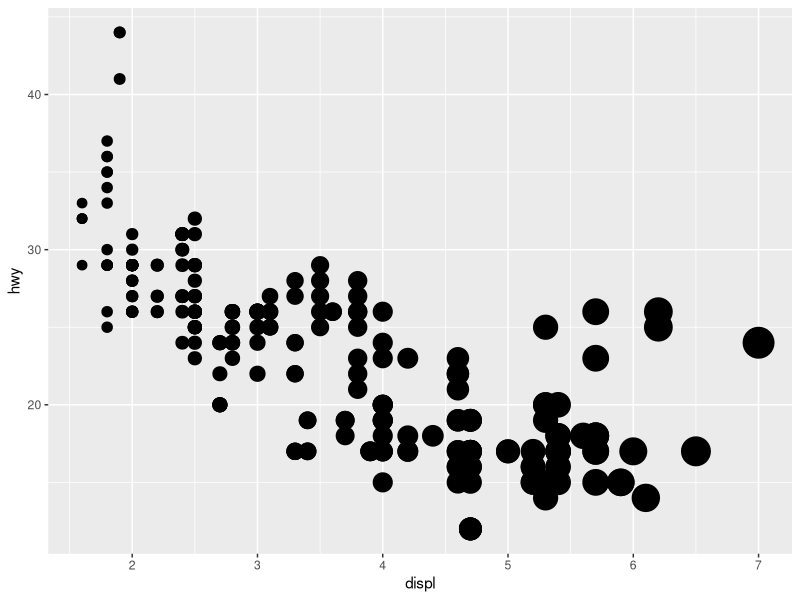
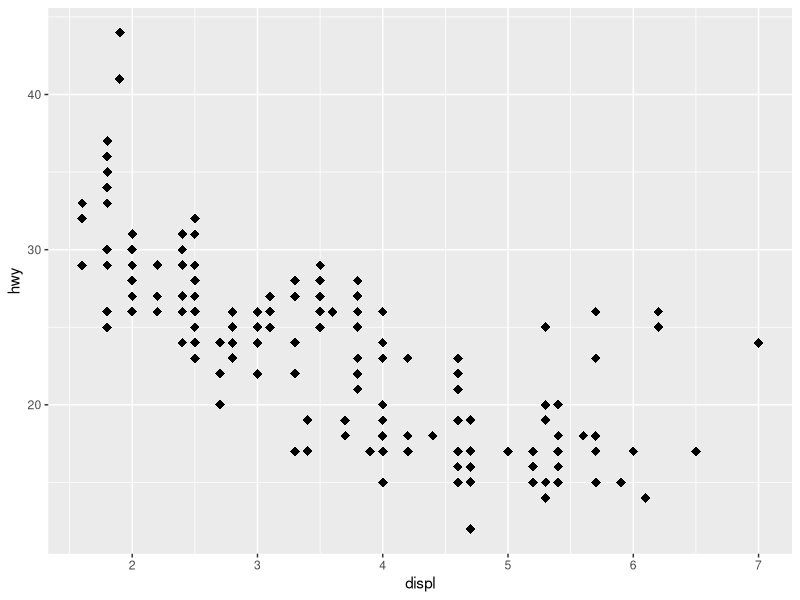
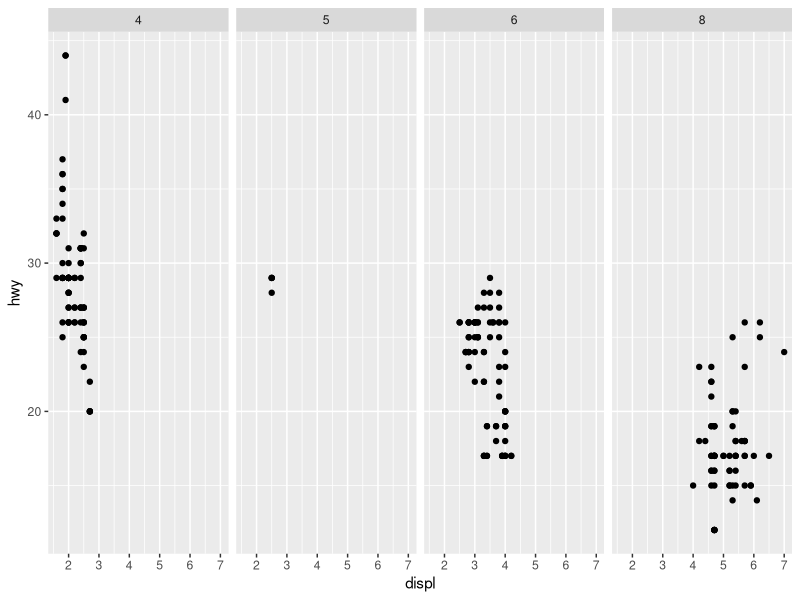
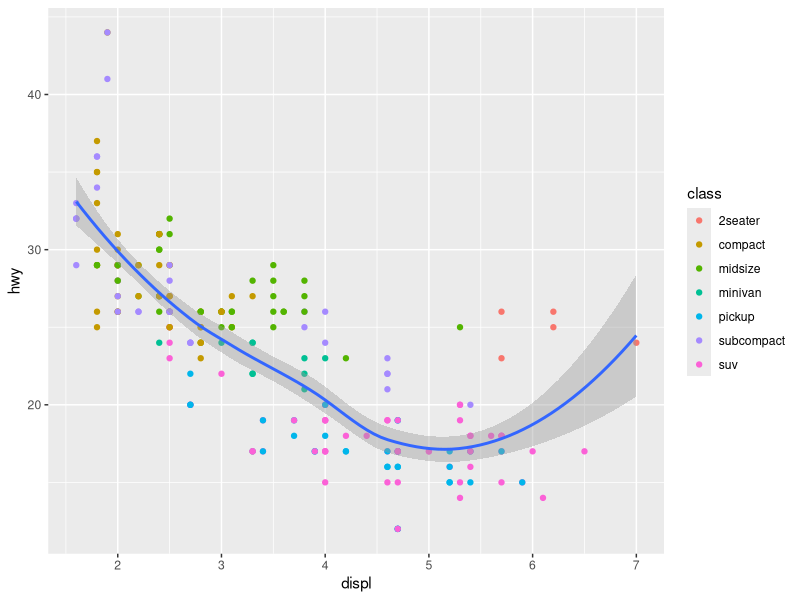
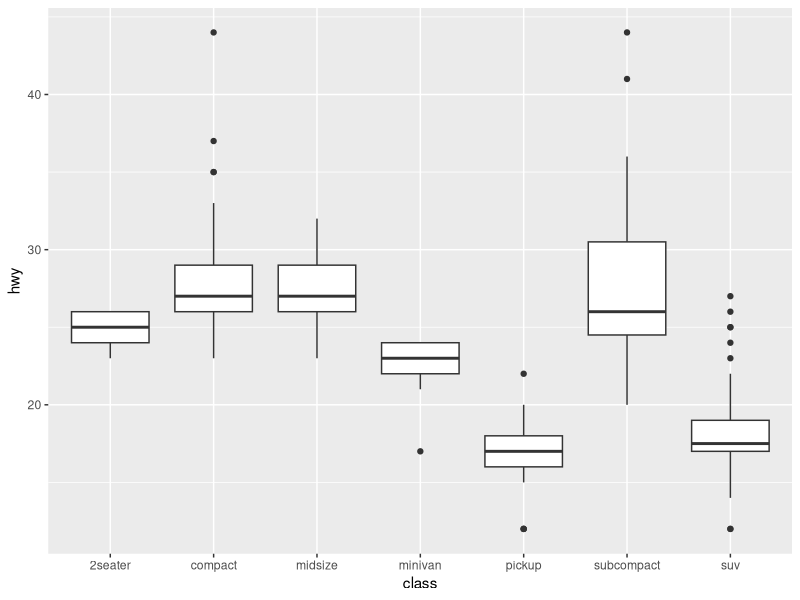
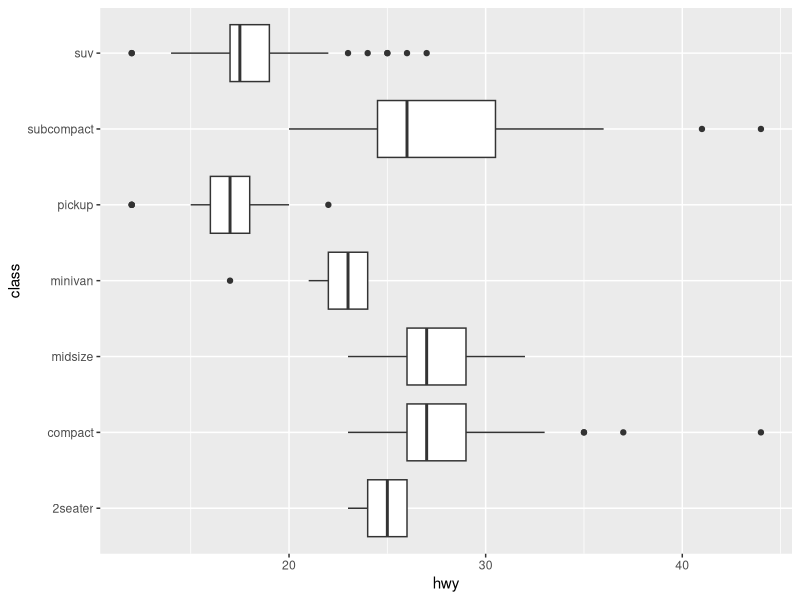
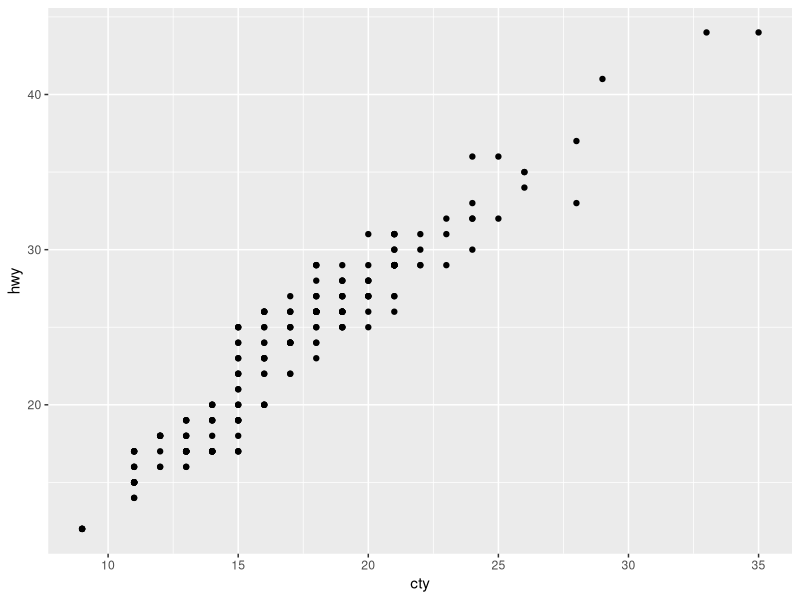
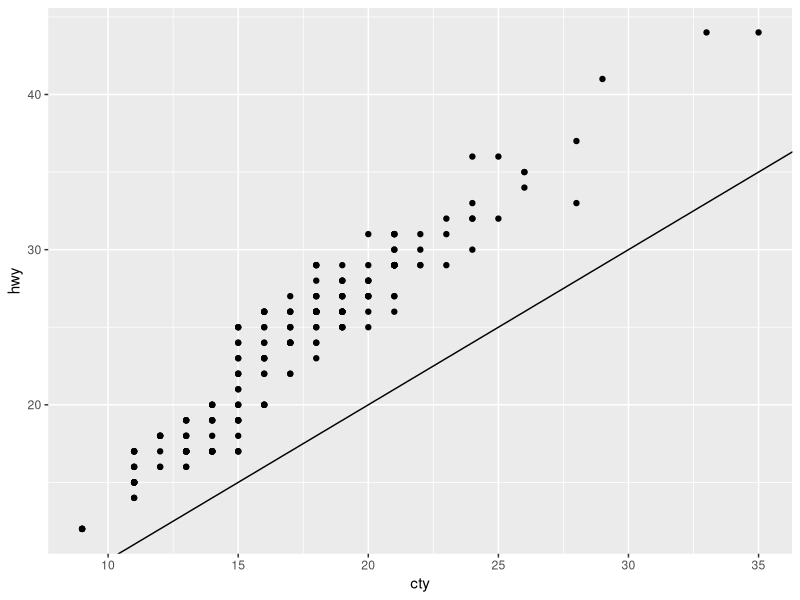

Source code (R) for these figures, in order:
## ---- chunk 1
knitr::opts_chunk$set(echo = TRUE)
library("ggplot2")
library("dplyr")
## ---- chunk 2
as_tibble(ggplot2::mpg)
## ---- chunk 3
data.frame(table(ggplot2::mpg$class))
## ---- chunk 4
table(ggplot2::mpg$hwy)
## ---- chunk 5
ggplot(data = ggplot2::mpg) +
  # geom_point(mapping = aes(x = displ, y = hwy))
  # geom_point(mapping = aes(x = displ, y = hwy, color = class)) # Scaling by class
  # geom_point(mapping = aes(x = displ, y = hwy, size = class)) # bad scaling
  # geom_point(mapping = aes(x = displ, y = hwy, alpha = class)) # bad scaling
  # geom_point(mapping = aes(x = displ, y = hwy, shape = class)) # bad scaling
  geom_point(mapping = aes(x = displ, y = hwy, stroke = displ)) # Scaling by displ
## ---- chunk 6
ggplot(data = mpg) +
  # geom_point(mapping = aes(x = displ, y = hwy))
  # geom_point(mapping = aes(x = displ, y = hwy), color = "blue")
  # geom_point(mapping = aes(x = displ, y = hwy), size = 0.4)
  geom_point(mapping = aes(x = displ, y = hwy), shape = "diamond", size = 3)
## ---- chunk 7
ggplot(data = mpg) +
  geom_point(mapping = aes(x = displ, y = hwy)) +
  # facet_wrap(~ class, nrow = 2) # One dimentional Facet
  # facet_grid(drv ~ cyl)         # Two dimentional Facet
  facet_grid(. ~ cyl)           # Same with below
  # facet_wrap(~ cyl, nrow = 1)
## ---- chunk 8
ggplot(mpg, mapping = aes(x = displ, y = hwy)) +
  geom_point(mapping = aes(color = class)) +
  # geom_point() +
  geom_smooth()
# geom_smooth(mapping = aes(linetype = drv))
## ---- chunk 9
boxplot <- ggplot(mpg, mapping = aes(x = class, y = hwy)) +
  geom_boxplot()
boxplot
boxplot + coord_flip()
## ---- chunk 10
point_plot <- ggplot(mpg, mapping = aes(x = cty, y = hwy)) +
  geom_point()
point_plot
point_plot + geom_abline()
point_plot + geom_abline() + coord_fixed()    # Similar to the coord_quickmap function
point_plot + geom_abline() + coord_quickmap()
